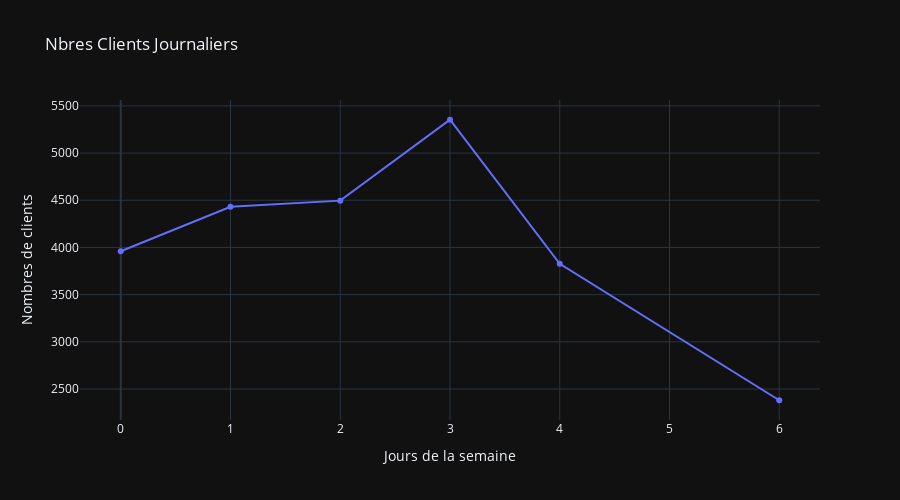

Notebook source saved alongside this figure:
### Code cell
dow_users = df_clean.groupby('dow')['No'].nunique().reset_index()

fig = px.line(dow_users,
              x="dow",
              y="No",
              title="Nbres Clients Journaliers",
              markers=True)

fig.update_layout(xaxis_title="Jours de la semaine",
                  yaxis_title="Nombres de clients",
                  template="plotly_dark",  # tu peux changer selon ton thème
                  height=500,width=900)
fig.show()

### Figure 1 — Plotly figure (JSON) as saved in the notebook; plotly's stock layout.template omitted (floating-point values rounded to 4 significant figures)
{"data": [{"hovertemplate": "dow=%{x}<br>No=%{y}<extra></extra>", "legendgroup": "", "line": {"color": "#636efa", "dash": "solid"}, "marker": {"symbol": "circle"}, "mode": "lines+markers", "name": "", "orientation": "v", "showlegend": false, "type": "scatter", "x": [0, 1, 2, 3, 4, 6], "xaxis": "x", "y": [3960, 4430, 4496, 5353, 3826, 2381], "yaxis": "y"}], "layout": {"height": 500, "legend": {"tracegroupgap": 0}, "title": {"text": "Nbres Clients Journaliers"}, "width": 900, "xaxis": {"anchor": "y", "autorange": true, "domain": [0, 1], "range": [-0.3713, 6.371], "title": {"text": "Jours de la semaine"}, "type": "linear"}, "yaxis": {"anchor": "x", "autorange": true, "domain": [0, 1], "range": [2172.0, 5562.0], "title": {"text": "Nombres de clients"}, "type": "linear"}}}
